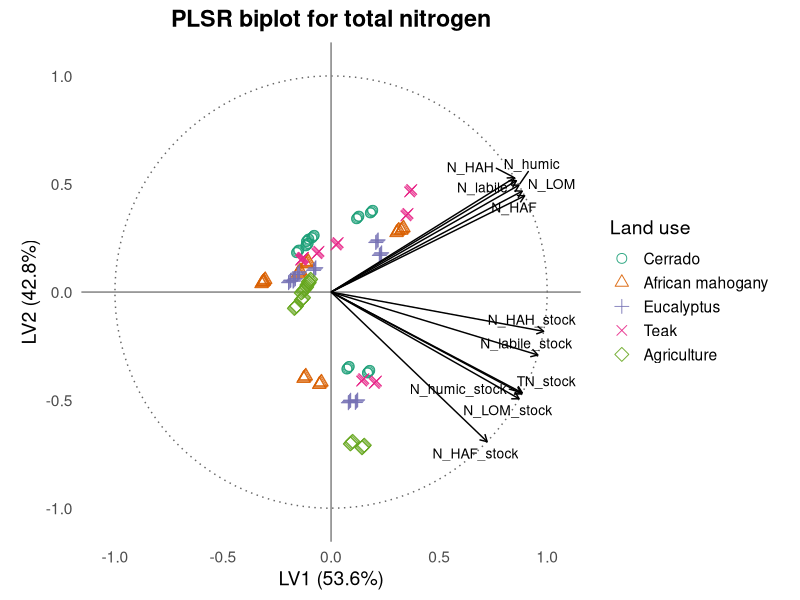

Recreate this plot in R. (Note: this script raises an error after producing the figure.)
# Carregar pacotes
library(pls)
library(ggplot2)
library(ggrepel)
library(dplyr)
library(readxl)
library(tidyr)


rm(list = ls())
cat("\014")  # limpa o console
if (dev.cur() != 1) dev.off()

# Carregar dados
dados <- read_excel("../banco_dados.xlsx", sheet = "DADOS") %>% na.omit()

# Remover espaços ocultos nos nomes das colunas
names(dados) <- trimws(names(dados))

# Selecionar variáveis preditoras relacionadas ao nitrogênio
variaveis_N <- c("NLabil", "NMOL", "NTAF", "NTAH", "NTHum",
                 "EstNT", "EstNLabil", "EstNMOL", "EstNAF", "EstNAH", "EstNTHum")

X <- dados %>% select(all_of(variaveis_N))
Y_NT <- dados$NT
grupo <- factor(dados$Amb, levels = 1:5,
                labels = c("Cerrado", "African mahogany", "Eucalyptus", "Teak", "Agriculture"))
# Rodar o modelo PLSR
modelo <- plsr(Y_NT ~ ., data = X, ncomp = 2, validation = "LOO")

# Scores das amostras
scores_df <- as.data.frame(scores(modelo)[, 1:2])
colnames(scores_df) <- c("LV1", "LV2")
scores_df$Amb <- grupo

# Loadings normalizados
loadings_raw <- loadings(modelo)[, 1:2]
loadings_scaled <- sweep(loadings_raw, 1, sqrt(rowSums(loadings_raw^2)), FUN = "/")
loadings_df <- as.data.frame(loadings_scaled)
colnames(loadings_df) <- c("LV1", "LV2")
loadings_df$var <- rownames(loadings_df)
label_map_n <- c(
  "NLabil" = "N_labile",
  "NMOL" = "N_LOM",
  "NTAF" = "N_HAF",
  "NTAH" = "N_HAH",
  "NTHum" = "N_humic",
  "EstNT" = "TN_stock",
  "EstNLabil" = "N_labile_stock",
  "EstNMOL" = "N_LOM_stock",
  "EstNAF" = "N_HAF_stock",
  "EstNAH" = "N_HAH_stock",
  "EstNTHum" = "N_humic_stock"
)
loadings_df$label <- dplyr::recode(loadings_df$var, !!!label_map_n, .default = loadings_df$var)

# Círculo de correlação unitário
circle <- data.frame(
  x = cos(seq(0, 2 * pi, length.out = 100)),
  y = sin(seq(0, 2 * pi, length.out = 100))
)

# Variância explicada de X pelas duas primeiras componentes (em %)
expl_x <- explvar(modelo)[1:2]
label_x <- paste0("LV1 (", round(expl_x[1], 1), "%)")
label_y <- paste0("LV2 (", round(expl_x[2], 1), "%)")

# Gráfico final
biplot_nt <- ggplot() +
  geom_path(data = circle, aes(x = x, y = y), linetype = "dotted", color = "gray40") +
  geom_hline(yintercept = 0, color = "gray50") +
  geom_vline(xintercept = 0, color = "gray50") +
  geom_point(data = scores_df, aes(x = LV1, y = LV2, shape = Amb, color = Amb), size = 3, alpha = 0.9) +
  geom_segment(data = loadings_df, aes(x = 0, y = 0, xend = LV1, yend = LV2),
               arrow = arrow(length = unit(0.2, "cm")), color = "black") +
  geom_text_repel(data = loadings_df, aes(x = LV1, y = LV2, label = label), size = 3.5) +
  coord_fixed(xlim = c(-1.05, 1.05), ylim = c(-1.05, 1.05)) +
  scale_color_brewer(palette = "Dark2") +
  scale_shape_manual(values = 1:5) +
  labs(
    title = "PLSR biplot for total nitrogen",
    x = label_x,
    y = label_y,
    color = "Land use",
    shape = "Land use"
  ) +
  theme_minimal(base_size = 14) +
  theme(
    panel.grid = element_blank(),
    legend.position = "right",
    plot.title = element_text(face = "bold", hjust = 0.5)
  )

print(biplot_nt)

# Exportar biplot
ggsave("../../2-FIGURAS/biplot_plsr_nt.png", plot = biplot_nt, width = 10, height = 8, dpi = 300)



# TABELA 1 – Estatísticas descritivas
tabela_descr <- X %>%
  summarise_all(list(
    media = mean,
    sd = sd,
    min = min,
    max = max,
    cv = ~ 100 * sd(.) / mean(.)
  )) %>%
  pivot_longer(cols = everything(),
               names_to = c("Variável", ".value"),
               names_sep = "_")


# TABELA 2 – Variância explicada
r2 <- R2(modelo, estimate = "train")

# Variância explicada acumulada para Y_NT
r2y <- round(100 * r2$val[1, 1, c("1 comps", "2 comps")], 2)

# Como explvar() funciona corretamente para X:
expl_x <- round( explvar(modelo)[1:2], 2)

# Montar tabela
tabela_r2 <- data.frame(
  Componente = c("LV1", "LV2"),
  R2X_acum = expl_x,
  R2Y_acum = r2y
)

# Verifique a estrutura
print(tabela_r2)


# Se for uma lista com matriz $val, use:
if (is.matrix(r2$val)) {
  r2x <- round(r2$val[1, 1:2] * 100, 2)
  r2y <- round(r2$val[2, 1:2] * 100, 2)
} else {
  r2x <- round(unlist(r2$val)[1:2] * 100, 2)
  r2y <- round(unlist(r2$val)[3:4] * 100, 2)
}

# TABELA 3 – Loadings das variáveis nas componentes
tabela_loadings <- as.data.frame(loadings(modelo)[, 1:2])
colnames(tabela_loadings) <- c("LV1", "LV2")
tabela_loadings$Variável <- rownames(tabela_loadings)
tabela_loadings <- tabela_loadings[, c("Variável", "LV1", "LV2")]

# Exibir no console
print("TABELA 1 – Estatísticas descritivas:")
print(tabela_descr, digits = 3)

print("TABELA 2 – Variância explicada por componente:")
print(tabela_r2)

print("TABELA 3 – Loadings das variáveis:")
print(tabela_loadings, digits = 3)






#========================== VIP scores (Variable Importance in Projection) ===========


# Função para calcular VIP scores
vip_pls <- function(object) {
  SS <- c(object$Yloadings[, 1]^2) * colSums(object$scores^2)
  W <- object$loading.weights
  p <- nrow(W)
  h <- ncol(object$scores)
  VIP <- rep(0, p)
  for (j in 1:p) {
    weight_sq <- W[j, ]^2
    VIP[j] <- sqrt(p * sum(SS * weight_sq) / sum(SS))
  }
  names(VIP) <- rownames(W)  # <- CORRETO
  return(VIP)
}



# Calcular VIP
vip_scores <- vip_pls(modelo)

# Tabela de VIPs
tabela_vip <- data.frame(
  Variável = names(vip_scores),
  VIP = round(vip_scores, 3)
) %>%
  arrange(desc(VIP))

# Gráfico tipo Wold VIP plot
ggplot(tabela_vip, aes(x = reorder(Variável, VIP), y = VIP)) +
  geom_segment(aes(xend = Variável, y = 0, yend = VIP), color = "blue", size = 0.7) +
  geom_point(color = "blue", size = 2.5) +
  geom_hline(yintercept = 0.8, linetype = "dashed", color = "black") +
  labs(
    title = "Variable importance according to VIP (Wold criterion)",
    x = "Predictor variables",
    y = "VIP Score"
  ) +
  theme_minimal(base_size = 14) +
  theme(
    axis.text.x = element_text(angle = 45, hjust = 1),
    plot.title = element_text(face = "bold", hjust = 0.5)
  )

# Visualizar
print("TABELA 4 – Importância das variáveis (VIP):")
print(tabela_vip)

# Exportar tabela VIP
write.csv(tabela_vip, "../../5-GRAFICOS/tabela_vip_nt.csv", row.names = FALSE)






# ==========================
# FIGURA 4 – Y observado vs. Y predito
# ==========================

# Previsões do modelo com Y_NT
y_pred <- predict(modelo, ncomp = 2)
df_pred <- data.frame(
  Observado = Y_NT,
  Predito = y_pred[, , 1],
  LandUse = grupo
)

# Criar linha de tendência
modelo_lm <- lm(Predito ~ Observado, data = df_pred)
linha_trend <- data.frame(
  Observado = seq(min(df_pred$Observado), max(df_pred$Observado), length.out = 100)
)
linha_trend$Predito <- predict(modelo_lm, newdata = linha_trend)

# Gráfico com preenchimento e borda preta
grafico_pred_nt <- ggplot(df_pred, aes(x = Observado, y = Predito)) +
  geom_point(aes(fill = LandUse), shape = 21, color = "black", size = 3, stroke = 1) +
  geom_line(data = linha_trend, aes(x = Observado, y = Predito), color = "black", linewidth = 1) +
  scale_fill_brewer(palette = "Dark2") +
  labs(
    title = "Observed versus predicted total nitrogen (PLSR)",
    x = "Observed NT",
    y = "Predicted NT",
    fill = "Land use"
  ) +
  theme_minimal(base_size = 14) +
  theme(
    legend.position = "right",
    plot.title = element_text(face = "bold", hjust = 0.5)
  )

print(grafico_pred_nt)

# Exportar gráfico de predição
ggsave("../../2-FIGURAS/predicoes_nt.png", plot = grafico_pred_nt, width = 10, height = 8, dpi = 300)
